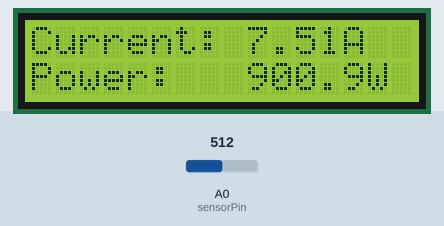
A sketch run on a simulated Arduino Uno, built with avr-gcc and run on an emulated ATmega328P. On the bench: 16×2 character LCD. The test bench sets the inputs (shaded band); at power-on: A0 (sensorPin) = 512. What the sketch prints to the serial monitor is not drawn.

Above: at 3.2 s.
3.3 s: A0 (sensorPin) set to 59
At 4.7 s:
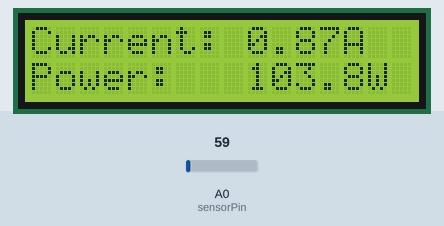
5.0 s: A0 (sensorPin) set to 50
At 5.4 s:
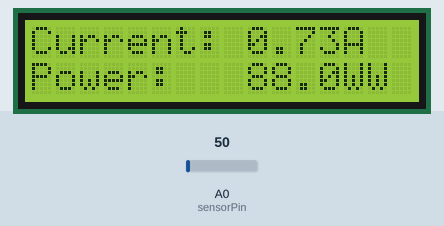
6.6 s: A0 (sensorPin) set to 7
At 7.2 s:
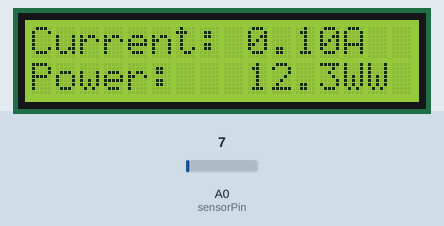
8.1 s: A0 (sensorPin) set to 4
At 8.9 s:
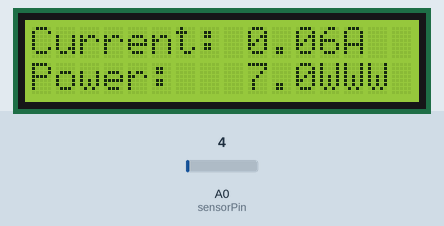
Timing chart, 0 to 10.6 s (numbered marks = the images above; inputs shaded):
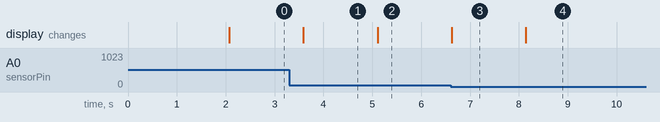

The sketch:

analog_to_digital_energy_sensor.ino
```cpp
#include <LiquidCrystal.h>

/* * HARDWARE INTEGRATION:
 * The LiquidCrystal library handles the 4-bit data protocol.
 * Mapping (RS, E, D4, D5, D6, D7) to Arduino pins 7-12.
 */
LiquidCrystal lcd(7, 8, 9, 10, 11, 12);

// Constant for the Analog-to-Digital Converter (ADC) resolution
const float ADC_RESOLUTION = 1023.0;

// Pin for the B103 Potentiometer (Wiper/Middle Pin)
const int sensorPin = A0;

void setup() {
  // Initialize LCD: 16 columns, 2 rows
  lcd.begin(16, 2);

  // Start Serial at 9600 baud for Python data logging [cite: 26, 28]
  Serial.begin(9600);

  lcd.print("Energy Monitor");
  delay(2000); // Allow system to stabilize
  lcd.clear();
}

void loop() {
  /*
   * DATA ACQUISITION:
   * analogRead turns 0-5V into a digital integer (0-1023).
   */
  int rawValue = analogRead(sensorPin);

  /*
   * SIGNAL PROCESSING:
   * 1. Convert the raw digital value to a float ratio.
   * 2. Map that ratio to a simulated 15.0 Amp current draw.
   */
  float current = (rawValue / ADC_RESOLUTION) * 15.0;

  /*
   * CIRCUIT MATH (P = V * I):
   * Assuming a constant standard voltage of 120V.
   */
  float power = 120.0 * current;

  // DISPLAY LOGIC: Row 0 (Current)
  lcd.setCursor(0, 0);
  lcd.print("Current: ");
  lcd.print(current, 2); // 2 decimal places for precision
  lcd.print("A");

  // DISPLAY LOGIC: Row 1 (Power)
  lcd.setCursor(0, 1);
  lcd.print("Power:   ");
  lcd.print(power, 1);   // 1 decimal place (Watts)
  lcd.print("W");

  /*
   * DATA OUTPUT:
   * Printing as a Comma-Separated Value (CSV) for your Python script.
   */
  Serial.print(current);
  Serial.print(",");
  Serial.println(power);

  delay(500); // Sampling rate of 2Hz (twice per second)
}
```

Measured:
- the behaviour switches between 57 and 56 on A0 (sensorPin) (found by bisection; images 1 and 2)
- the behaviour switches between 6 and 5 on A0 (sensorPin) (found by bisection; images 3 and 4)
- after the input at 3.3 s, the display: changes after 0.29 s (image 1)
- after the input at 5.0 s, the display: changes after 0.11 s (image 2)
- after the input at 6.6 s, the display: changes at once (image 3)
- after the input at 8.1 s, the display: changes at once (image 4)
